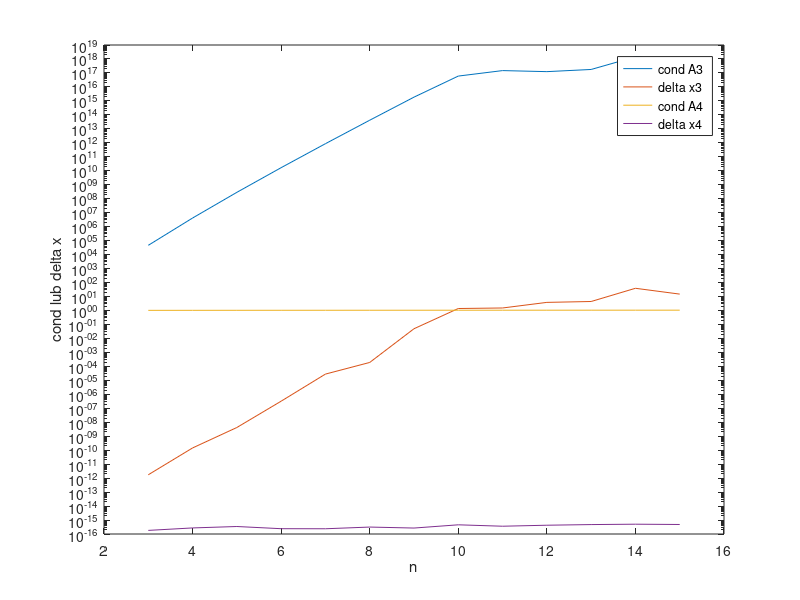

Here is the MATLAB script that generated this plot:
clear variables;
% U1 U2 U3 U4 I1 I3 I5 I7
A=[ 1 0 0 0 2 0 0 0;
    1 -1 0 0 0 -2 0 0;
    0 1 -1 0 0 0 -2 0;
    0 0 1 -1 0 0 0 -1;
    -1/4 0 0 0 1 -1 0 0;
    0 -1/4 0 0 0 1 -1 0;
    0 0 -1/4 0 0 0 1 -1;
    0 0 0 -1 0 0 0 1;
    ];

b=[12;0;0;0;0;0;0;0];

x=A\b;
U3=x(3)
% E0-I1R1-U1=0 -> U1+I1R1=E0
% U1-I3R3-U2=0
% U2-I5R5-U3=0
% U3-I7R7-U4=0
% I1-U1/R2-I3=0
% I3-U2/R4-I5=0
% I5-U3/R6-I7=0
% I7-U4/R8=0

%%
for k=1:100
Azab=A;
R5_zab=2*(1+0.01*(2*rand-1));
Azab(3,7)=-R5_zab;
x_zab=Azab\b;
U3_zab=x_zab(3);
U3_rel(k)=abs(U3_zab-U3)/abs(U3);
end 
u3_mean = mean(U3_rel)
u3_max = max(U3_rel)

%%
n=6;
for i=1:n 
    for j=1:n
        A3(i,j)=1/(i+j+6);
    end 
end

b3=sum(A3,2);
x3d=ones(n,1);
x3=A3\b3;
delta_x3=norm(x3-x3d)/norm(x3d)
wskaz=cond(A3)
%%
for n=3:15
    A3 = zeros(n);
    for i=1:n 
        for j=1:n
        A3(i,j)=1/(i+j+6);
        end 
    end
h=16*eye(n);
A4=A3+h;
b4=sum(A4,2);
x4d=ones(n,1);
x4=A4\b4;
delta_x4(n)=norm(x4-x4d)/norm(x4d);
wskaz4(n)=cond(A4);

b3=sum(A3,2);
x3d=ones(n,1);
x3=A3\b3;
delta_x3(n)=norm(x3-x3d)/norm(x3d);
wskaz(n)=cond(A3);
end
figure
semilogy(3:15,wskaz(3:15))
hold on
semilogy(3:15,delta_x3(3:15))
semilogy(3:15,wskaz4(3:15))
semilogy(3:15,delta_x4(3:15))
legend('cond A3 ','delta x3', 'cond A4','delta x4')
xlabel('n')
ylabel('cond lub delta x')

% macierz bez dodatku jest bardzo źle uwarunkowana nuemrycznie, przez to
% cond A3 rośnie
% wykładniczo i w pewnym
% momencie wypłaszcza się
% błąd wynosi 100% ,
% natomiast gdy dodamy
% 16 na diagonali
% wtedy macierz
% staje się silnie
% diagonalnie
% dominująca czyli
% dobrze uwarunkowana
% numerycznie dzięki czemu cond A4 ok. 1 więc obliczenia wykonywane z dokła
% dnoiścią na poziomie około epsilon  masyznowego
